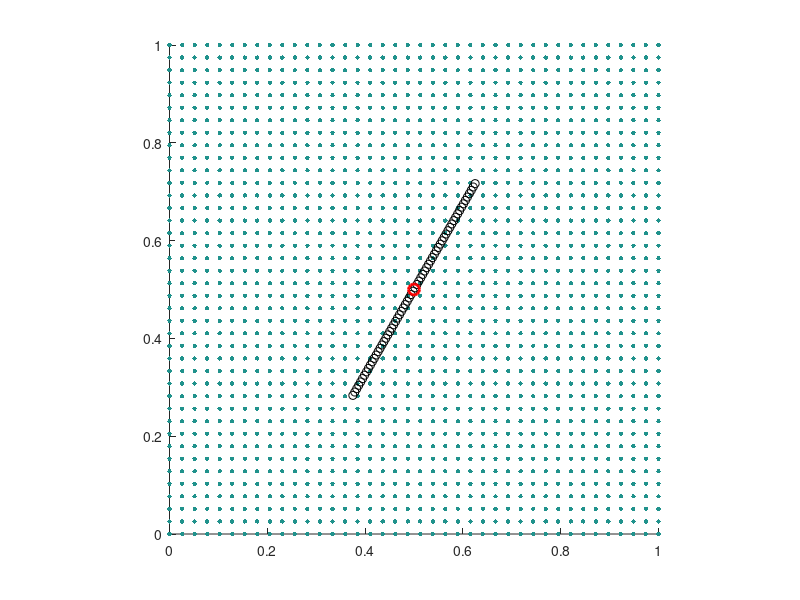

Source code (MATLAB): (Note: this script raises an error after producing the figure.)
%initialize.m
%% Initialize Parameters and special indices

L=1.0 % Box size                                        % m
N=64 % Number of grid cells
h=L/N % Grid spacing                                    % m
ip=[(2:N),1] % Grid index shifted left
im=[N,(1:(N-1))] % Grid index shifted right
K = 1e6;                                                % N/m²
rho=1; % Fluid density                                  % kg/m³
mu=0.01; % viscosity                                    % kg/(m·s)
tmax=10; % Run until time                               % s
dt=2e-4; % Time step                                    % s
clockmax=ceil(tmax/dt);

%% 数据记录参数
viz_gap = 0.0025; % 可视化时间间隔 (s)
record_interval = round(viz_gap / dt); % 数据记录步长间隔

%% Initialize the visualization options
viz_option = "lagrangian particles"; % all options: "vorticity", "lagrangian particles"

%% Initialize boundary and velocity
%f0=1e-3;
%k=0:(Nb-1);
%theta = k'*dtheta;
%X = (L/2) + (L/4)*[cos(theta), sin(theta)];

% Assume the 假设线段长度 L0，pivot点位于 Lp
%f0=1e2;
f0=2e0;
L0 = L/2;
Px=L/2;
Py=L/2;
Nb = ceil(L0/(h/2));
ds = L0/(Nb-1);
s = (0:(Nb-1))*ds;
Lp = (Nb-1)/2*ds; %L0/2;
m0 = 5e0;            % 线密度(可根据需要调整)
theta0 = pi/3;
X = zeros(Nb,2);
X(:,1) = Px + (s - Lp)*cos(theta0);
X(:,2) = Py + (s - Lp)*sin(theta0);
pivot = [Px;Py];
% I0 = m0 * integral_0^L0 (s - Lp)^2 ds = m0 * [ ( (L0 - Lp)^3 + (Lp)^3 ) / 3 ]
I0 = m0*((L0 - Lp)^3 + Lp^3)/3; 
theta = theta0;   % 初始角度
omega = 0;   % 初始角速度


u=zeros(N,N,2);
U0 = 0;  % 设定水平向右的常数速度，比如1 m/s，可根据需要调整
u(:,:,1) = U0;  % x方向速度全部设为 U0
u(:,:,2) = 0;   % y方向速度为 0
%j1=0:(N-1); % Initialize fluid velocity as (0,sin(2*pi*x/L))
%x=j1'*h;
%u(j1+1,:,2)=sin(2*pi*x/L)*ones(1,N);

%% Initialize animation
switch viz_option
    case 'vorticity'
        vorticity=(u(ip,:,2)-u(im,:,2)-u(:,ip,1)+u(:,im,1))/(2*h);
        dvorticity=(max(max(vorticity))-min(min(vorticity)))/5;
        values= (-10*dvorticity):dvorticity:(10*dvorticity); % Get vorticity contours
        valminmax=[min(values),max(values)];
        xgrid=zeros(N,N);
        ygrid=zeros(N,N);
        for j=0:(N-1)
          xgrid(j+1,:)=j*h;
          ygrid(:,j+1)=j*h;
        end
        contour(xgrid,ygrid,vorticity,values)
        caxis(valminmax)

        set(gcf,'double','on')
        contour(xgrid,ygrid,vorticity,values)
        hold on
        plot(X(:,1),X(:,2),'ko')
        axis([0,L,0,L])
        caxis(valminmax)
        axis equal
        axis manual
        drawnow
        hold off
    case "lagrangian particles"
        % visualize by Lagrangian Particle Tracking
        np=40;
        [particles_x, particles_y] = meshgrid(linspace(0,L,np),linspace(0,L,np));
        particles = [particles_x(:), particles_y(:)];
        [X_grid, Y_grid] = meshgrid(linspace(0, L, N), linspace(0, L, N));
        particles_vel_x = interp2(X_grid, Y_grid, u(:,:,1), particles(:,1), particles(:,2), 'linear', 0);
        particles_vel_y = interp2(X_grid, Y_grid, u(:,:,2), particles(:,1), particles(:,2), 'linear', 0);
        particles_vel2 = [particles_vel_x, particles_vel_y];
        speed = sqrt(particles_vel2(:,1).^2 + particles_vel2(:,2).^2);
        max(speed)
        speed_min = 0; speed_max = 1;
        avg_speed = mean(speed);
        
        scatter(particles(:,1), particles(:,2), 10, speed, 'filled', 'MarkerEdgeColor', 'none') 
        hold on
        plot(X(:,1),X(:,2),'ko')
        plot(pivot(1), pivot(2), 'ro', 'MarkerSize', 8, 'LineWidth', 2)
        axis([0 L 0 L])
        axis square;
        axis manual
        
        %colormap(jet)
        colormap(parula)
        colorbar
        clim([speed_min speed_max])
        title(sprintf('Time = %.2f, Avg Speed = %.4f', clock * dt, avg_speed))
        drawnow
        hold off
    otherwise
        error('Invalid visualization mode.');
end
